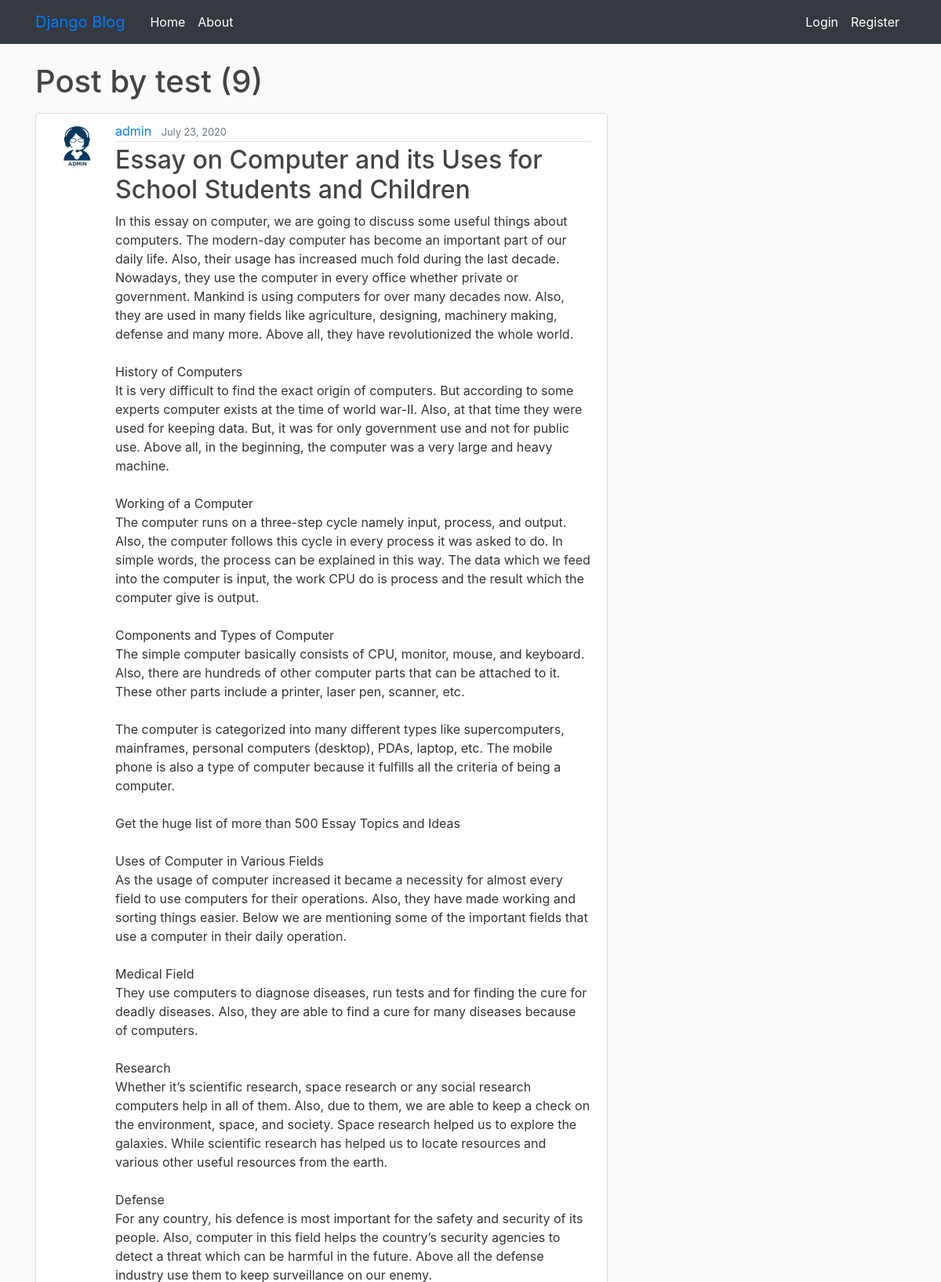
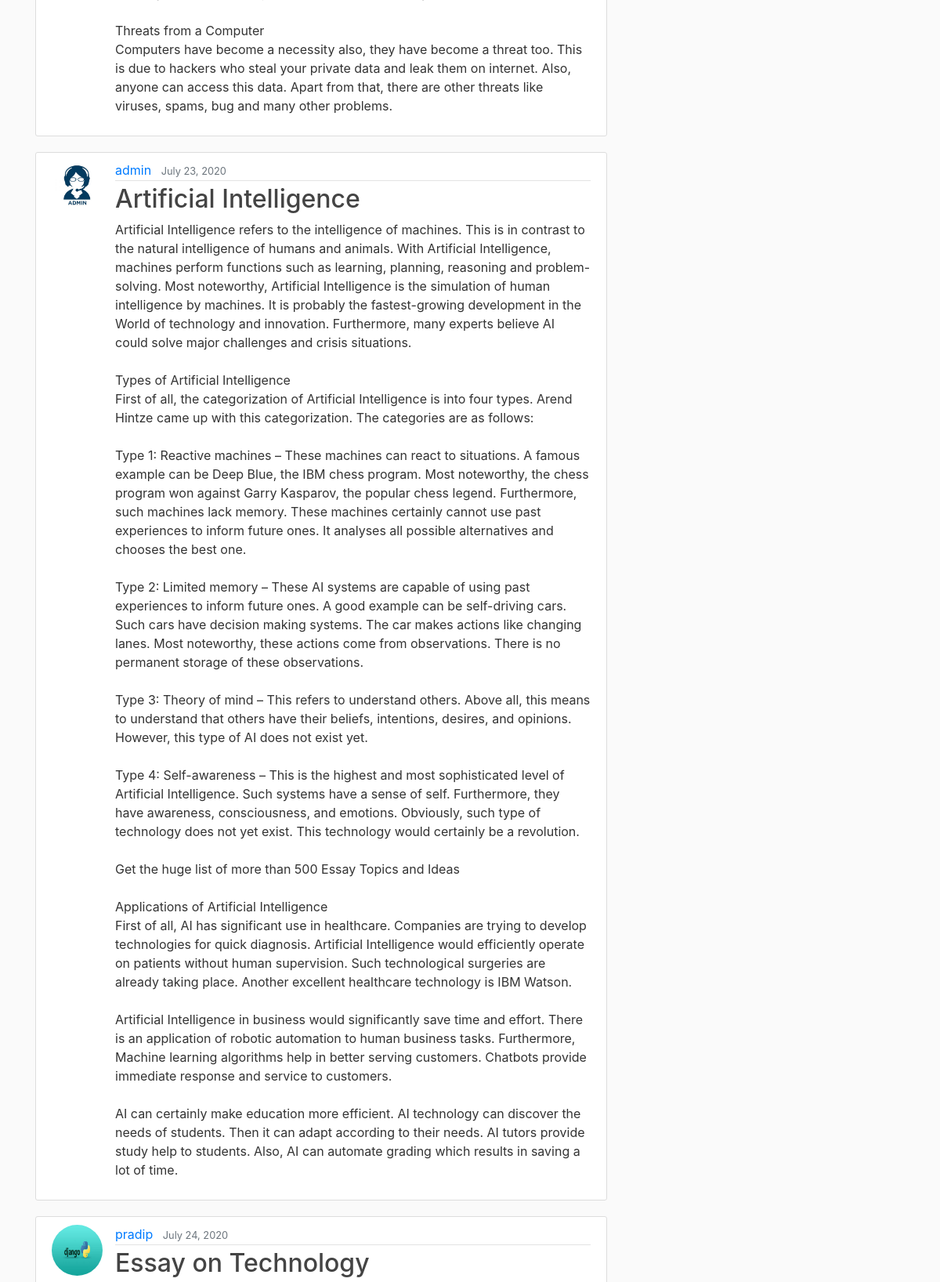
Page /blog/USER/test/ (upper part) on the committed database (2 pictures, top to bottom).
### blog/models.py (models this page shows, shortened)
class Post(models.Model):
    title = models.CharField(max_length=100)
    content = models.TextField()
    date_posted = models.DateTimeField(default=timezone.now)
    author = models.ForeignKey(User, on_delete=models.CASCADE)

### users/models.py (models this page shows, shortened)
class Profile(models.Model):
    user = models.OneToOneField(User, on_delete=models.CASCADE)
    image = models.ImageField(default='default.jpg',upload_to='profile_pics')

### blog/views.py (the view, shortened to what this page needs)
# urls.py: path('USER/<str:username>/',UserPostListView.as_view(),name='user-post'),
class UserPostListView(ListView):
    model = Post
    template_name = 'blog/user_posts.html'
    context_object_name ='posts'
    paginate_by = 5

### blog/templates/blog/user_posts.html (shortened to what this page needs)
{% extends "blog/base.html" %}
{% block content %}
<h1 class="mb-3">Post by {{ view.kwargs.username }} ({{ page_obj.paginator.count }})</h1>
    {% for post in posts %}
        <article class="media content-section">
            <img class="rounded-circle article-img" src="{{ post.author.profile.image.url }}">
          <div class="media-body">
            <div class="article-metadata">
              <a class="mr-2" href="{% url 'user-post' post.author.username %}">{{ post.author }}</a>
              <small class="text-muted">{{ post.date_posted | date:"F d, Y" }}</small>
            </div>
            <h2><a class="article-title" href="{% url 'post-detail' post.id %}">{{ post.title }}</a></h2>
            <p class="article-content">{{ post.content }}</p>
          </div>
        </article>
    {% endfor %}
{% endblock content %}

### blog/templates/blog/base.html (shortened to what this page needs)
<!DOCTYPE html>
<html>
<head>
    <link rel="stylesheet"  href="{% static 'blog/main.css' %}">
    <link rel="stylesheet" href="https://maxcdn.bootstrapcdn.com/bootstrap/4.0.0/css/bootstrap.min.css">
    <link rel="stylesheet" type="text/css" href="{% static 'blog/main.css' %}">
</head>
<body>
    <header class="site-header">
      <nav class="navbar navbar-expand-md navbar-white bg-dark fixed-top">
        <div class="container">
          <a class="navbar-brand mr-4" href="{% url 'blog-home' %}">Django Blog</a>
          <div class="collapse navbar-collapse" id="navbarToggle">
            <div class="navbar-nav mr-auto">
              <a class="nav-item nav-link text-white" href="{% url 'blog-home' %}">Home</a>
              <a class="nav-item nav-link text-white" href="{% url 'blog-about' %}">About</a>
            </div>
            <div class="navbar-nav">
                {% if user.is_authenticated %}
                    <a class="nav-item nav-link text-white" href="{% url 'post-create' %}">New Post</a>
                    <a class="nav-item nav-link text-white" href="{% url 'profile' %}">Profile</a>
                    <a class="nav-item nav-link text-white" href="{% url 'logout' %}">Log Out</a>
                {% else %}
                    <a class="nav-item nav-link text-white" href="{% url 'login' %}">Login</a>
                    <a class="nav-item nav-link text-white" href="{% url 'register' %}">Register</a>
                {% endif %}
            </div>
          </div>
        </div>
      </nav>
    </header>
    <main role="main" class="container">
      <div class="row">
        <div class="col-md-8">
          {% block content %}{% endblock %}
        </div>
      </div>
    </main>
</body>
</html>

### blog/static/blog/main.css (style rules this page uses)
body { background: #fafafa; color: #333333; margin-top: 5rem; }
h1, h2, h3, h4, h5, h6 { color: #444444; }
.site-header .navbar-nav .nav-link { color: #cbd5db; }
.content-section { background: #ffffff; padding: 10px 20px; border: 1px solid #dddddd; border-radius: 3px; margin-bottom: 20px; }
.article-title { color: #444444; }
.article-content { white-space: pre-line; }
.article-img { height: 65px; width: 65px; margin-right: 16px; }
.article-metadata { padding-bottom: 1px; margin-bottom: 4px; border-bottom: 1px solid #e3e3e3 }

### rows in the picture
Post: author.profile.image (placeholder picture), author "admin", date_posted "July 23, 2020", title "Essay on Computer and its Uses for School Students and Children", content "In this essay on computer, we are going to discuss some useful things about computers. The modern-day computer has become an important part of our daily life. Also, their usage has increased much fold during the last decade. Nowadays, they use the computer in every office whether private or government. Mankind is using computers for over many decades now. Also, they are used in many fields like agriculture, designing, machinery making, defense and many more. Above all, they have revolutionized the whole world. History of Computers It is very difficult to find the exact origin of computers. But according to some experts computer exists at the time of world war-II. Also, at that time they…"
Post: author.profile.image (placeholder picture), author "admin", date_posted "July 23, 2020", title "Artificial Intelligence", content "Artificial Intelligence refers to the intelligence of machines. This is in contrast to the natural intelligence of humans and animals. With Artificial Intelligence, machines perform functions such as learning, planning, reasoning and problem-solving. Most noteworthy, Artificial Intelligence is the simulation of human intelligence by machines. It is probably the fastest-growing development in the World of technology and innovation. Furthermore, many experts believe AI could solve major challenges and crisis situations. Types of Artificial Intelligence First of all, the categorization of Artificial Intelligence is into four types. Arend Hintze came up with this categorization. The categories…"
Post: author.profile.image (picture), author "pradip", date_posted "July 24, 2020", title "Essay on Technology"

### other values in the picture
{{ view.kwargs.username }} "test"
{{ page_obj.paginator.count }} "9"
